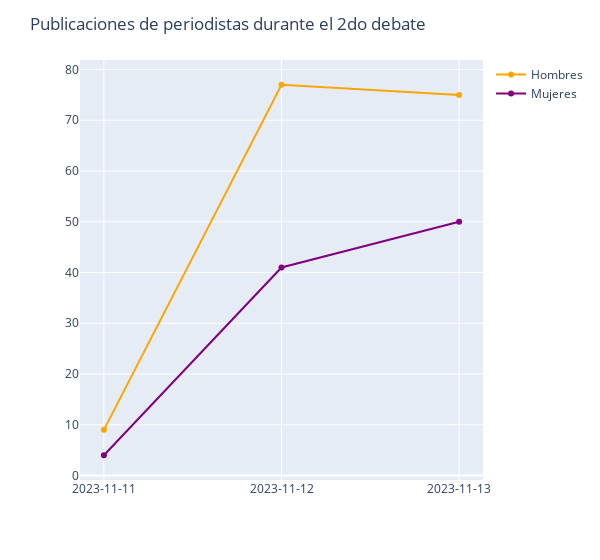

Write notebook code for a chart like this one.
### Code cell
def count_posts_by_gender(df, event):
    """
    This function takes in a DataFrame of journalist posts and an event string,
    and returns a new DataFrame with the count of posts by date for that event
    and gender.
    """
    debate_posts = df[df["event"].eq(event)]  # filter posts by event
    return (
        debate_posts.groupby("dt_date").size().reset_index(name="count")
    )  # group by date and count


# get posts for the 2nd debate for male and female journalists
men_debate2 = count_posts_by_gender(men_journalist_posts, "2do debate")
women_debate2 = count_posts_by_gender(women_journalist_posts, "2do debate")

# create a line plot of post counts by date for male and female journalists
fig = px.line()
fig.add_scatter(
    x=men_debate2["dt_date"],
    y=men_debate2["count"],
    name="Hombres",
    line=dict(color="orange"),
    hovertemplate="posts: %{y}",
)
fig.add_scatter(
    x=women_debate2["dt_date"],
    y=women_debate2["count"],
    name="Mujeres",
    line=dict(color="purple"),
    hovertemplate="posts: %{y}",
)
fig.update_layout(title="Publicaciones de periodistas durante el 2do debate", width=600)
fig.update_xaxes(type="category")
fig.show()

### Figure 1 — Plotly figure (JSON) as saved in the notebook; plotly's stock layout.template omitted (floating-point values rounded to 4 significant figures)
{"data": [{"hovertemplate": "<extra></extra>", "legendgroup": "", "line": {"color": "#636efa", "dash": "solid"}, "marker": {"symbol": "circle"}, "mode": "lines", "name": "", "orientation": "v", "showlegend": false, "type": "scatter", "xaxis": "x", "yaxis": "y"}, {"hovertemplate": "posts: %{y}", "line": {"color": "orange"}, "name": "Hombres", "type": "scatter", "x": ["2023-11-11", "2023-11-12", "2023-11-13"], "y": [9, 77, 75]}, {"hovertemplate": "posts: %{y}", "line": {"color": "purple"}, "name": "Mujeres", "type": "scatter", "x": ["2023-11-11", "2023-11-12", "2023-11-13"], "y": [4, 41, 50]}], "layout": {"legend": {"tracegroupgap": 0}, "margin": {"t": 60}, "title": {"text": "Publicaciones de periodistas durante el 2do debate"}, "width": 600, "xaxis": {"anchor": "y", "domain": [0, 1], "type": "category"}, "yaxis": {"anchor": "x", "domain": [0, 1]}}}
